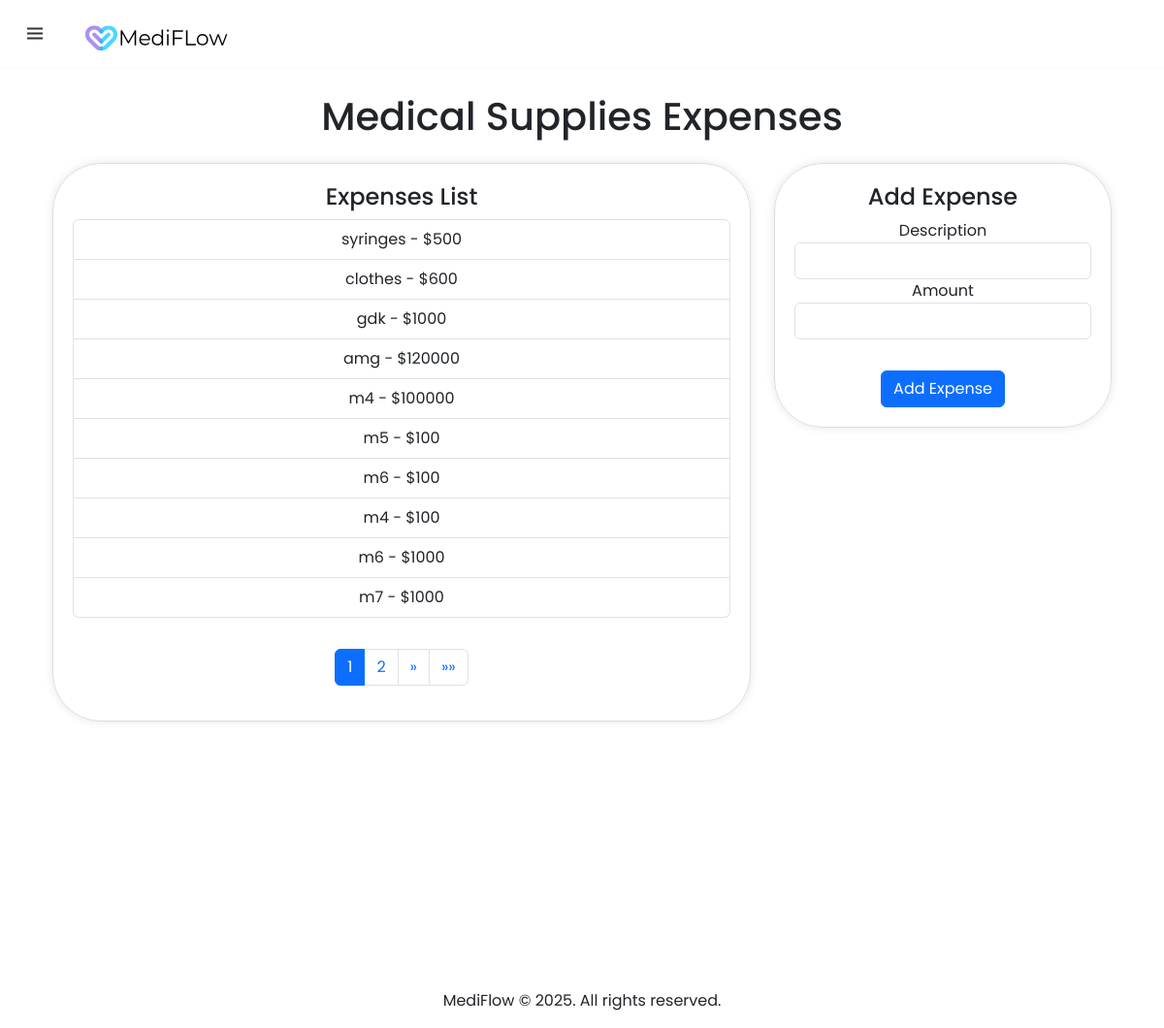
The app's page /expenses/medical_supp (signed in) with its own data.
### tables this page shows
CREATE TABLE medical_supplies(
    med_id INTEGER PRIMARY KEY AUTOINCREMENT,
    admin_id INTEGER NOT NULL,
    amount TEXT,
    description TEXT, date DATE,
    FOREIGN KEY (admin_id) REFERENCES admins(id)
);

### app.py (the view, shortened to what this page needs)
@app.route("/expenses/medical_supp", methods=["GET", "POST"])
@login_required
def medical_supplies():
    user_type = session.get("user_type")
    if user_type != "admin":
        return render_template("404.html"), 404
    if request.method == "GET":
        db = get_db()
        admin_id = session.get("user_id")
        medical_supps = db.execute("SELECT amount, description FROM medical_supplies WHERE admin_id = ?", (admin_id,)).fetchall()
        total_medical_supps = len(medical_supps)
        page = request.args.get('page', 1, type=int)
        per_page = 10  # Number of patients per page
        offset = (page - 1) * per_page
        medical_supps = medical_supps[offset:offset + per_page]
        total_pages = (total_medical_supps + per_page - 1) // per_page
        return render_template("medical_supp.html", medical_supps=medical_supps , page = page, total_pages = total_pages)

### app.py (called while the page is built)
def get_db():
    db = getattr(g, '_database', None)
    if db is None:
        db = g._database = sqlite3.connect(DATABASE)
    return db.cursor()

@app.teardown_appcontext
def close_connection(exception):
    db = getattr(g, '_database', None)
    if db is not None:
        db.close()

@app.after_request
def after_request(response):
    response.headers["Cache-Control"] = "no-cache, no-store, must-revalidate"
    response.headers["Expires"] = 0
    response.headers["Pragma"] = "no-cache"
    return response

### helpers.py (called while the page is built)
def login_required(f):
    @wraps(f)
    def decorated_function(*args, **kwargs):
        if session.get("user_id") is None:
            return redirect("/login")
        return f(*args, **kwargs)
    return decorated_function

### templates/medical_supp.html (shortened to what this page needs)
{% extends "layout.html" %}
{% block main %}
<head>
  <link href="https://cdn.jsdelivr.net/npm/bootstrap@5.3.3/dist/css/bootstrap.min.css" rel="stylesheet">
</head>
<div class="container my-5">
  <h1 class="text-center mb-4">Medical Supplies Expenses</h1>
  <div class="row">
    <div class="col-md-8">
      <div class="expense-card">
        <h4>Expenses List</h4>
        <ul id="expensesList" class="list-group">
          {% for medical_supp in medical_supps %}
          <li class="list-group-item">{{ medical_supp[1] }} - ${{ medical_supp[0] }}</li>
          {% endfor %}
        </ul>
        <div style=" margin-top:2rem; display:flex;align-content: stretch;flex-direction: row;justify-content: center;">
          <ul class="pagination">
              {% for num in range(1, total_pages + 1) %}
              <li class="page-item {% if num == page %}active{% endif %}">
                  <a class="page-link" href="?page={{ num }}">{{ num }}</a>
              </li>
              {% endfor %}
              {% if page < total_pages %}
              <li class="page-item">
                  <a class="page-link" href="?page={{ page + 1 }}" aria-label="Next">
                      <span aria-hidden="true">»</span>
                  </a>
              </li>
              <li class="page-item">
                  <a class="page-link" href="?page={{ total_pages }}" aria-label="Last">
                      <span aria-hidden="true">»»</span>
                  </a>
              </li>
              {% endif %}
          </ul>
        </div>
      </div>
    </div>
    <div class="col-md-4">
      <div class="expense-card">
        <h4>Add Expense</h4>
        <form id="expenseForm" action="/expenses/medical_supp" method="POST">
          <div class="form-group">
            <label for="expenseDescription">Description</label>
            <input type="text" class="form-control" id="expenseDescription" name="description" autocomplete="off" required>
          </div>
          <div class="form-group">
            <label for="expenseAmount">Amount</label>
            <input type="number" class="form-control" id="expenseAmount" name="amount" required>
          </div>
          <button type="submit" style="margin-top:2rem;" class="btn btn-primary">Add Expense</button>
        </form>
      </div>
    </div>
  </div>
</div>
{% endblock %}

### templates/layout.html (shortened to what this page needs)
<!DOCTYPE html>
<html lang="en">
<head>
    <link href="/static/style.css" rel="stylesheet">
    <link href='https://unpkg.com/boxicons@2.1.4/css/boxicons.min.css' rel='stylesheet'>
</head>
<body>
    <nav>
        <div class="logo">
            <i class='bx bx-menu menu-icon'></i>
            <span class="logo-name"><img src="/static/[Original size] MediFLow.svg"></span>
        </div>
    </nav>
    <main class="container py-5 text-center">
        {% block main %}{% endblock %}
    </main>
    <footer>
        <div class="footer-content">
            <p style="text-align:center; margin-top:10rem;">MediFlow © <span id="currentYear"></span>. All rights reserved.</p>
        </footer>
</body>
</html>

### static/style.css (style rules this page uses)
* { margin: 0; padding: 0; box-sizing: border-box; font-family: 'Poppins', sans-serif; }
nav { position: fixed; top: 0; left: 0; height: 70px; width: 100%; display: flex; align-items: center; background: #fff; box-shadow: 0 0 1px rgba(0, 0, 0, 0.1); z-index:2; }
nav .logo { display: flex; align-items: center; margin: 0 24px; }
.logo .menu-icon { color: #333; font-size: 24px; margin-right: 14px; cursor: pointer; }
.logo .logo-name { color: #333; font-size:22px; font-weight: 500; }
main { transition: left 0.3s ease; }
::placeholder { font-weight: 500; color: #222; }
a { text-decoration: none; }
body { height: 100%; margin: 0; background-repeat: no-repeat; background-attachment: fixed; background-color: #fcfcfc; }

### templates/layout.html (style rules this page uses)
.logo-name img { width: 200px; height: 200px; margin-top:1rem; z-index:10; }

### templates/medical_supp.html (style rules this page uses)
.expense-card { border: 1px solid #ddd; border-radius: 50px; padding: 20px; margin-bottom: 20px; box-shadow: 0 0 10px rgba(0, 0, 0, 0.1); }

### records on screen
medical_supplies: description "syringes", amount "500"
medical_supplies: description "clothes", amount "600"
medical_supplies: description "gdk", amount "1000"
medical_supplies: description "amg", amount "120000"
medical_supplies: description "m4", amount "100000"
medical_supplies: description "m5", amount "100"
medical_supplies: description "m6", amount "100"
medical_supplies: description "m4", amount "100"
medical_supplies: description "m6", amount "1000"
medical_supplies: description "m7", amount "1000"

### other values on screen
{{ num }} "1" "2"
